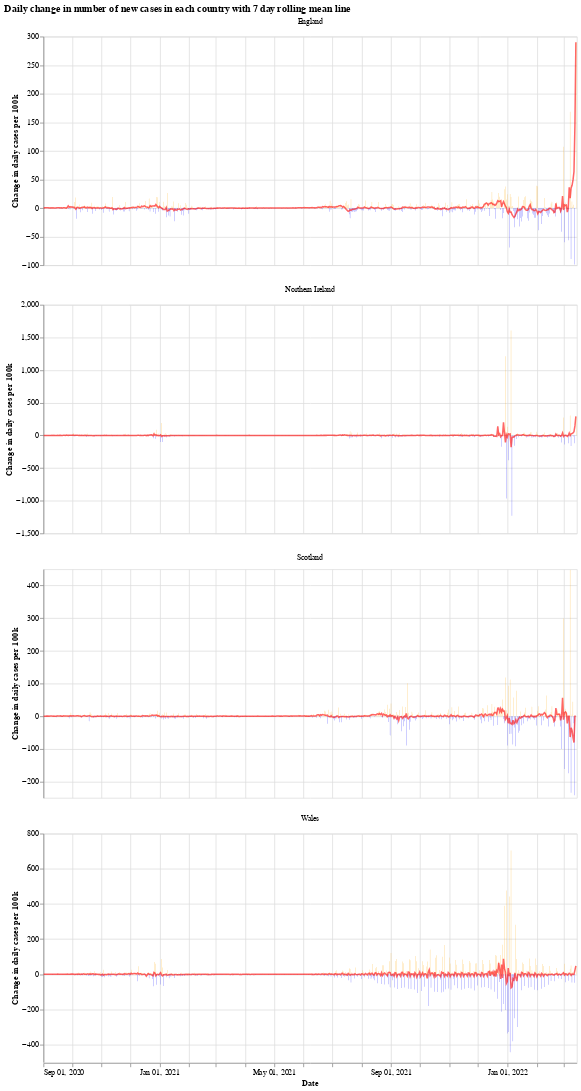

This figure's notebook cell:
### Markdown cell above
We will use the Python library `Altair` for visualising the data, see the [altair docs](https://altair-viz.github.io/) for more information.

First we have a graph which shows the daily change in the number of new cases for each country. This number jumps up and down all over the place, which is likely due to delay in reporting of new cases over the weekend. Another interesting thing is that it looks like the daily cases in Wales experienced a much shorter period of calm over the summer (calm in the sense of daily cases not jumping up and down).

The orange bars are days when the number of new cases (per 100k population) was more than the previous day, while the blue are days when the number of new cases dropped. The red line is the 7 day moving average. 

When the moving average line is below 0, it means that there is a consistent drop in new cases. We can see this clearly happening around the times that lockdowns were introduced (though, to varying degrees). I will update the graphs soon with a marker of when each lockdown started.

### Code cell
# collapse
import altair as alt

bars = alt.Chart(uk_cases).mark_bar().encode(
    x=alt.X("yearmonthdate(date):T", axis=alt.Axis(title='Date')),
    y=alt.Y("casesChangeRate:Q", axis=alt.Axis(title='Change in daily cases per 100k')),
    tooltip='casesChange',
    color=alt.condition(
        alt.datum.casesChangeRate > 0,
        alt.value("orange"),  # The positive color
        alt.value("blue")  # The negative color
    )
).properties(title='Daily change in number of new cases with 7 day rolling mean',width=700).interactive()

line = alt.Chart(uk_cases).mark_line(
    color='red',
    size=2,
    opacity=0.6
).transform_window(
    rolling_mean='mean(casesChangeRate)',
    frame=[0, 7],
    groupby=['areaName']
).encode(
    x='yearmonthdate(date):T',
    y='rolling_mean:Q'
)

alt.layer(bars, line, data=uk_cases).facet(alt.Column(
    'areaName', title=''), columns=1).resolve_scale(y='independent').properties(title='Daily change in number of new cases in each country with 7 day rolling mean line')

### Figure 1 — Vega-Lite specification as saved in the notebook (floating-point values rounded to 4 significant figures; data arrays with more than 128 entries replaced by an {"elided": "..."} marker saying what was removed)
{"config": {"view": {"continuousWidth": 400, "continuousHeight": 300}}, "data": {"name": "data-18b016f6e8e8979212955707c2f72b14"}, "facet": {"type": "nominal", "field": "areaName", "title": ""}, "spec": {"layer": [{"mark": "bar", "encoding": {"color": {"condition": {"value": "orange", "test": "(datum.casesChangeRate > 0)"}, "value": "blue"}, "tooltip": {"type": "quantitative", "field": "casesChange"}, "x": {"type": "temporal", "axis": {"title": "Date"}, "field": "date", "timeUnit": "yearmonthdate"}, "y": {"type": "quantitative", "axis": {"title": "Change in daily cases per 100k"}, "field": "casesChangeRate"}}, "selection": {"selector001": {"type": "interval", "bind": "scales", "encodings": ["x", "y"]}}, "title": "Daily change in number of new cases with 7 day rolling mean", "width": 700}, {"mark": {"type": "line", "color": "red", "opacity": 0.6, "size": 2}, "encoding": {"x": {"type": "temporal", "field": "date", "timeUnit": "yearmonthdate"}, "y": {"type": "quantitative", "field": "rolling_mean"}}, "transform": [{"window": [{"op": "mean", "field": "casesChangeRate", "as": "rolling_mean"}], "frame": [0, 7], "groupby": ["areaName"]}]}]}, "columns": 1, "resolve": {"scale": {"y": "independent"}}, "title": "Daily change in number of new cases in each country with 7 day rolling mean line", "$schema": "https://vega.github.io/schema/vega-lite/v4.8.1.json", "datasets": {"data-18b016f6e8e8979212955707c2f72b14": {"elided": "2240 records"}}}
